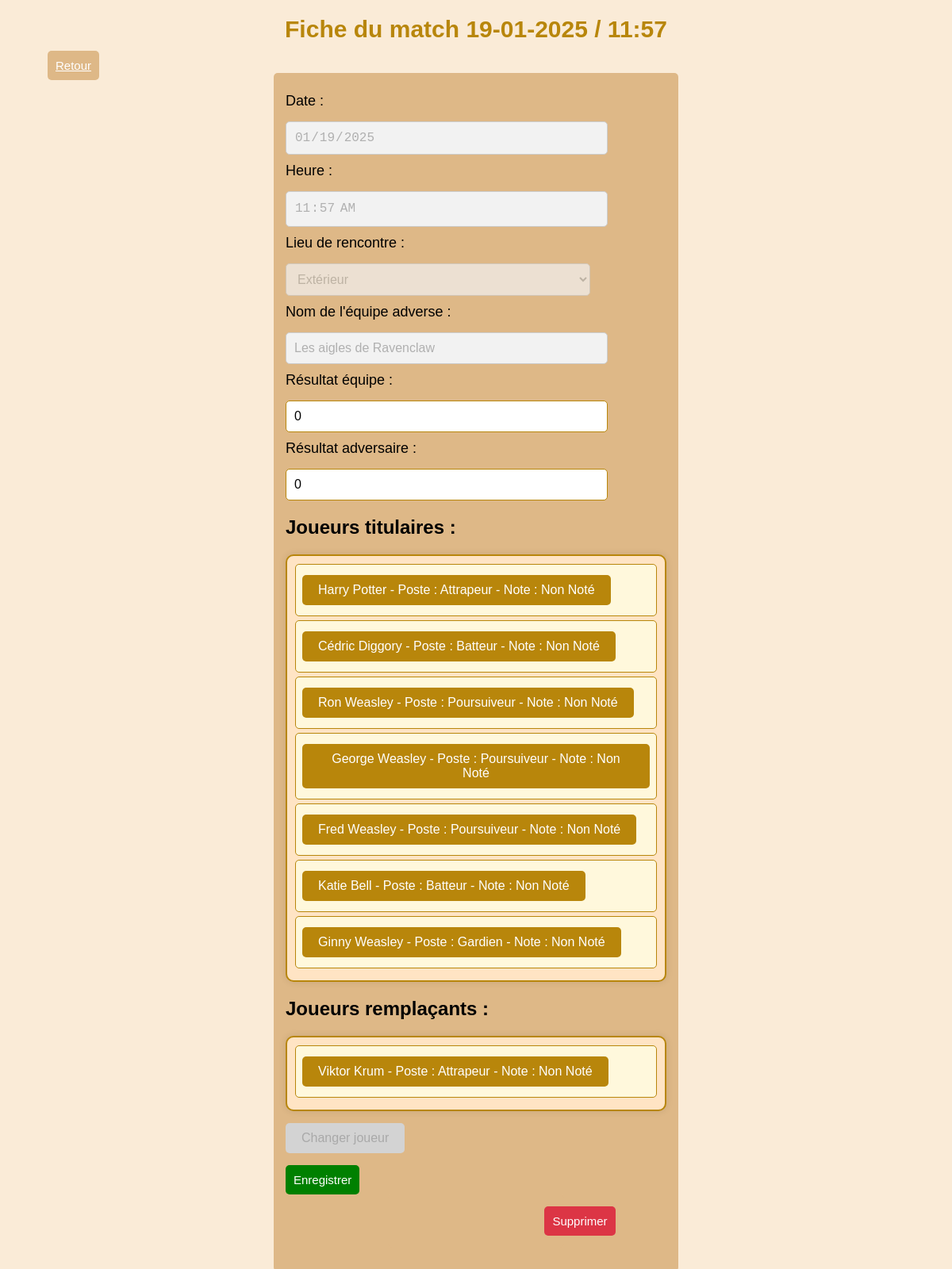
The app's page /php/pages/FicheMatch.php?id=55, older data.
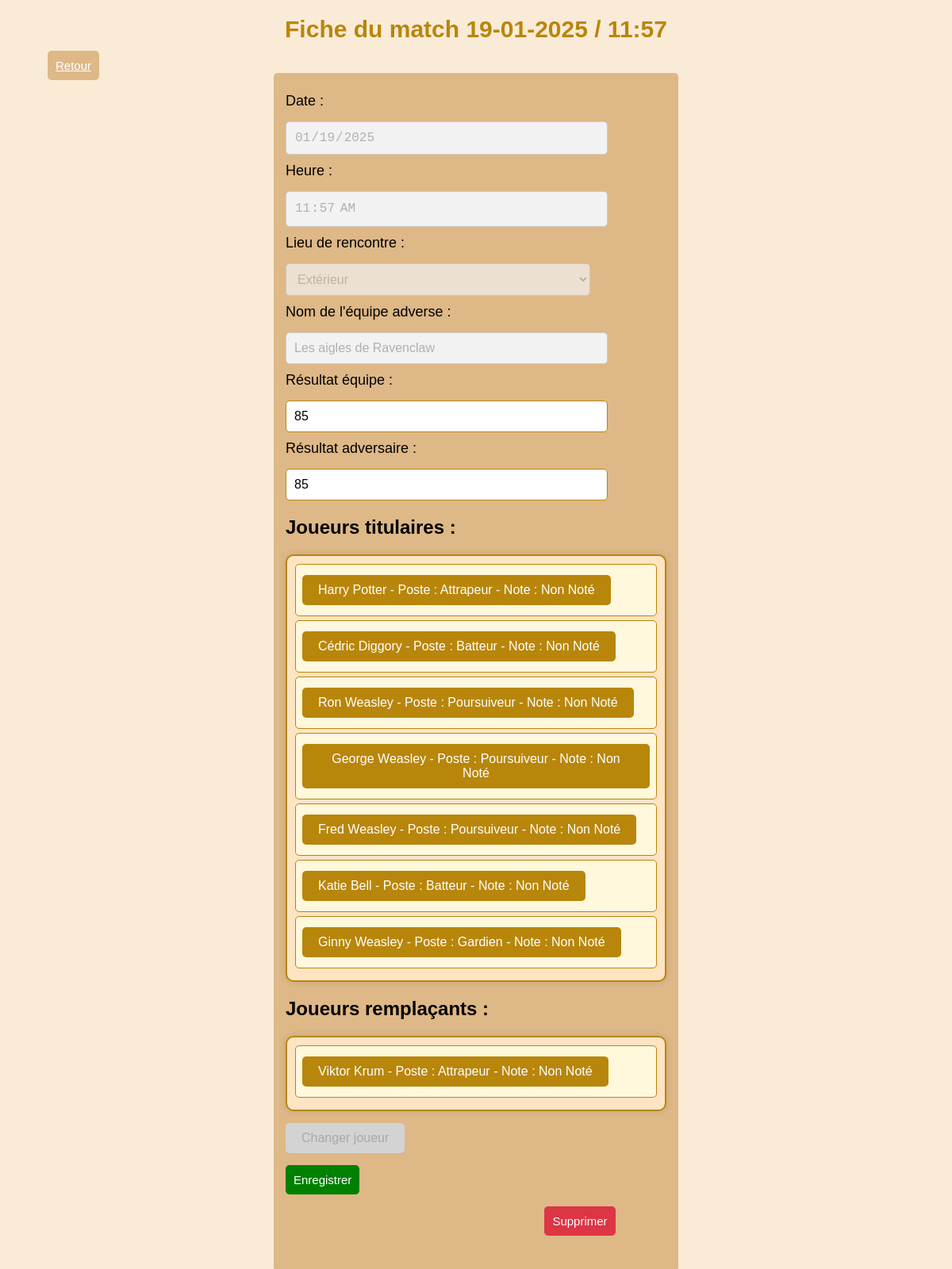
The same page, newer data.
### tables this page shows
CREATE TABLE IF NOT EXISTS Match_(
   Id_Match INT AUTO_INCREMENT,
   Date_Match DATE,
   Heure TIME,
   Nom_Equipe_Adverse VARCHAR(30) ,
   Lieu_Rencontre ENUM('Domicile', 'Extérieur') DEFAULT 'Domicile',
   Resultat_Equipe INT,
   Resultat_Equipe_Adverse INT,
   PRIMARY KEY(Id_Match)
);

### php/requetesSql.php (called while the page is built, shortened)
<?php
        $select_match_spec="SELECT * FROM Match_ WHERE Id_Match = ?";
?>

### php/pages/FicheMatch.php (the view, shortened to what the changed rows need)
<?php
require('../requetesSql.php');
global $linkpdo;
$errorMessage = '';
$id = null;
if (isset($_GET['id'])) {
    $id = $_GET['id'];
} else {
    $errorMessage = 'Erreur : Aucun ID de match spécifié.';
}
if (empty($errorMessage) && $id) {
    $stmt = $linkpdo->prepare($select_match_spec);
    $stmt->execute([$id]);
    $match = $stmt->fetch(PDO::FETCH_ASSOC);
}
if (empty($errorMessage)) {
    $match['Resultat_Equipe'] = $match['Resultat_Equipe'] ?? 0;
    $match['Resultat_Equipe_Adverse'] = $match['Resultat_Equipe_Adverse'] ?? 0;
    $dateMatch = new DateTime($match['Date_Match']);
    $dateActuelle = new DateTime();
    $isDateDansLePasse = $dateMatch < $dateActuelle;
    $dateHeureFicheMatch = new DateTime($match['Date_Match'] . ' ' . $match['Heure']);
    $formatDateHeure = $dateHeureFicheMatch->format('d-m-Y / H:i');
}
?>
<!DOCTYPE html>
<html lang="fr">
<head>
    <link href="../css/FicheMatch.css" rel="stylesheet">
</head>
<body>
<h1>Fiche du match <?= htmlspecialchars($formatDateHeure); ?></h1>
<a class="return" href="PageMatch.php">Retour</a>
<form method="POST">
    <label for="Date_Match">Date :</label>
    <input type="date" id="Date_Match" name="Date_Match" value="<?= htmlspecialchars($match['Date_Match']); ?>" class="<?= $isDateDansLePasse ? 'grise' : ''; ?>" <?= $isDateDansLePasse ? 'readonly' : ''; ?> required>
    <label for="Heure">Heure :</label>
    <input type="time" id="Heure" name="Heure" value="<?= htmlspecialchars($match['Heure']); ?>" class="<?= $isDateDansLePasse ? 'grise' : ''; ?>" <?= $isDateDansLePasse ? 'readonly' : ''; ?> required>
    <label for="Lieu_rencontre">Lieu de rencontre :</label>
    <select id="Lieu_rencontre" name="Lieu_rencontre" class="<?= $isDateDansLePasse ? 'grise' : ''; ?>" <?= $isDateDansLePasse ? 'disabled' : ''; ?> required>
        <option value="Extérieur" <?= $match['Lieu_Rencontre'] === 'Extérieur' ? 'selected' : ''; ?>>Extérieur</option>
    </select>
    <label for="Nom_Equipe_Adverse">Nom de l'équipe adverse :</label>
    <input type="text" id="Nom_Equipe_Adverse" name="Nom_Equipe_Adverse" value="<?= htmlspecialchars($match['Nom_Equipe_Adverse']); ?>" class="<?= $isDateDansLePasse ? 'grise' : ''; ?>" <?= $isDateDansLePasse ? 'readonly' : ''; ?> required>
    <label for="Resultat_Equipe">Résultat équipe :</label>
    <input type="number" id="Resultat_Equipe" name="Resultat_Equipe" value="<?= htmlspecialchars($match['Resultat_Equipe_Adverse'] ?? 0); ?>" class="<?= !$isDateDansLePasse ? 'grise' : ''; ?>" <?= !$isDateDansLePasse ? 'readonly' : ''; ?> required>
    <label for="Resultat_Equipe_Adverse">Résultat adversaire :</label>
    <input type="number" id="Resultat_Equipe_Adverse" name="Resultat_Equipe_Adverse" value="<?= htmlspecialchars($match['Resultat_Equipe_Adverse'] ?? 0); ?>" class="<?= !$isDateDansLePasse ? 'grise' : ''; ?>" <?= !$isDateDansLePasse ? 'readonly' : ''; ?> required>
    <h2>Joueurs titulaires :</h2>
<div class="joueurs-list">
    <ul>
    </ul>
</div>
<h2>Joueurs remplaçants :</h2>
<div class="joueurs-list">
    <ul>
    </ul>
    <button type="button"
        onclick="window.location.href='ajouterMatchJoueur.php?Id_Match=<?= htmlspecialchars($id); ?>'"
        <?= $isDateDansLePasse ? 'disabled' : ''; ?>
        class="<?= $isDateDansLePasse ? 'disabled-btn' : ''; ?>">
    </button>
</div>
<div class="actions">
    <form method="POST">
    </form>
    <form method="POST">
    </form>
</div>
</body>
</html>

Row changes from the older to the newer data that the page shows:
changed match_ "Extérieur": Resultat_Equipe "0" → "85"; Resultat_Equipe_Adverse "0" → "85"
